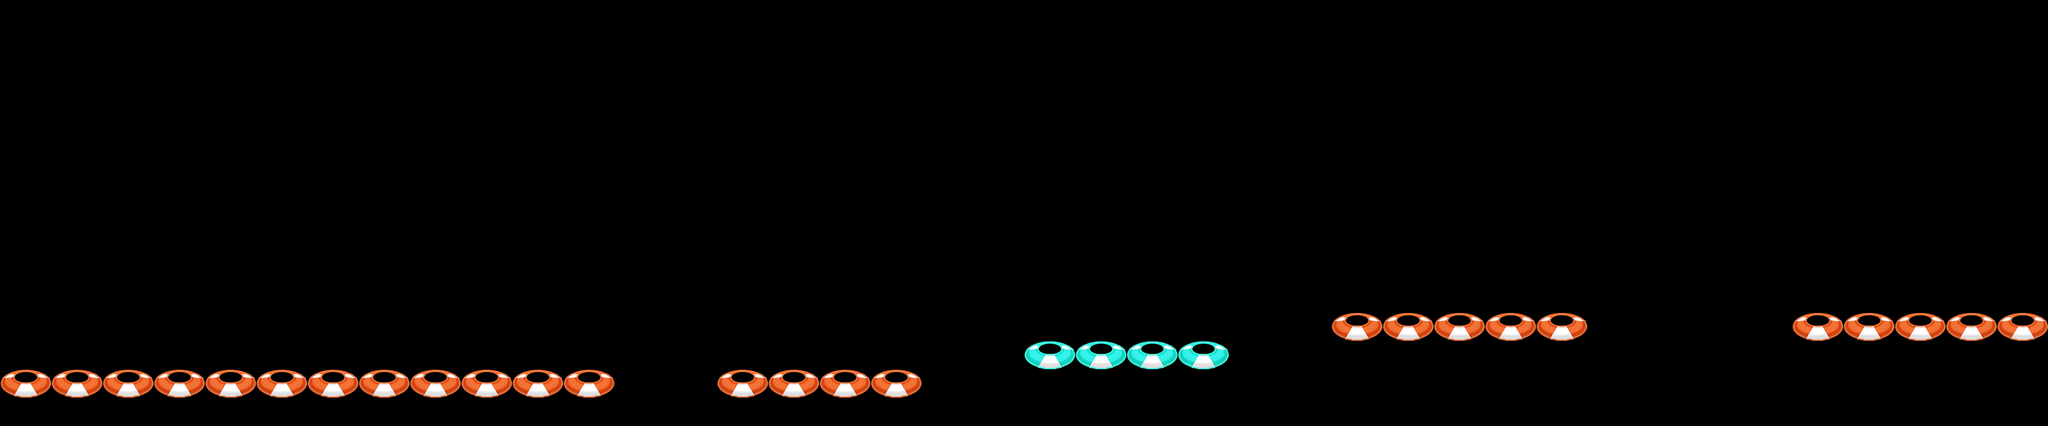

This game map was drawn from its Tiled (.tmx) file and the tilesets committed beside it. A one-line description and the trimmed map source follow:
An orthogonal 40x15 tile map with 90x50 px tiles, 3 tile layers (red, blue, green) and 2 objects.

<map version="1.0" orientation="orthogonal" width="40" height="15" tilewidth="90" tileheight="50">
 <tileset firstgid="1" name="road" tilewidth="90" tileheight="50">
  <image source="road.png" width="270" height="50" />
 </tileset>
 <layer name="red" width="40" height="15">
  <data>[600 cells, 26 non-empty, 1 distinct tile ids]</data>
 </layer>
 <layer name="blue" width="40" height="15">
  <data>[600 cells, 4 non-empty, 1 distinct tile ids]</data>
 </layer>
 <layer name="green" width="40" height="15">
  <data>[600 cells, 0 non-empty, 0 distinct tile ids]</data>
 </layer>
 <objectgroup name="spikes" width="40" height="15">
  <object x="2973" y="570" />
  <object x="1433" y="1258" />
 </objectgroup>
 <objectgroup name="crystals" width="40" height="15" />
</map>